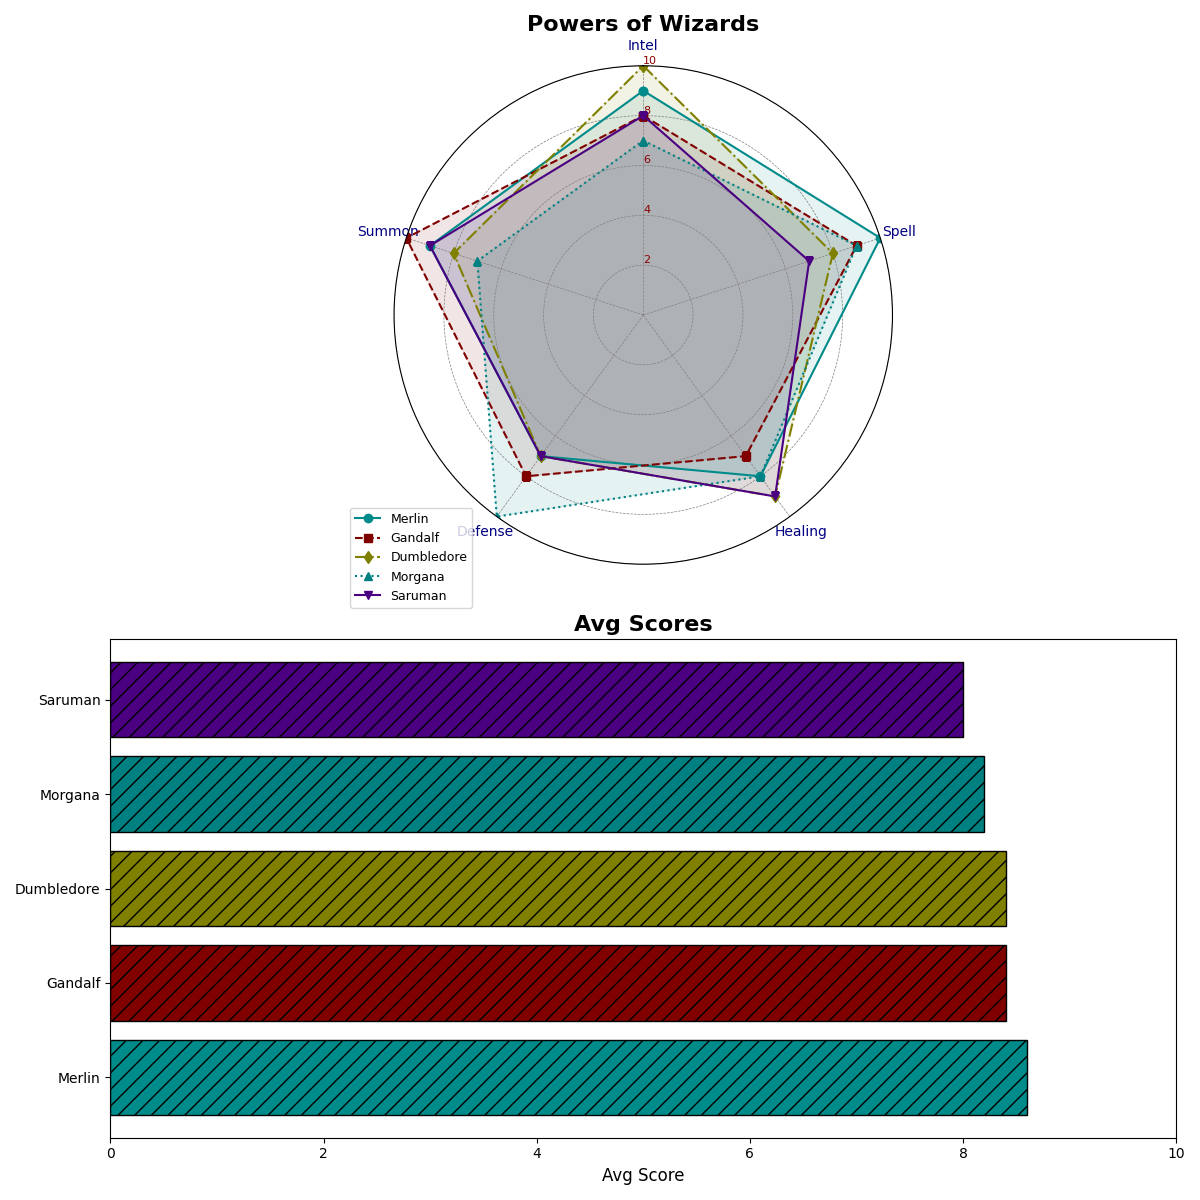

This figure's Python source:
import numpy as np
import matplotlib.pyplot as plt

categories = ['Intel', 'Spell', 'Healing', 'Defense', 'Summon']
num_vars = len(categories)

wizards = {
    'Merlin': [9, 10, 8, 7, 9],
    'Gandalf': [8, 9, 7, 8, 10],
    'Dumbledore': [10, 8, 9, 7, 8],
    'Morgana': [7, 9, 8, 10, 7],
    'Saruman': [8, 7, 9, 7, 9]
}

for wizard in wizards:
    wizards[wizard] += wizards[wizard][:1]

angles = np.linspace(0, 2 * np.pi, num_vars, endpoint=False).tolist()
angles += angles[:1]

fig, axs = plt.subplots(2, 1, figsize=(12, 12), subplot_kw={'polar': True})

ax = axs[0]
ax.set_theta_offset(np.pi / 2)
ax.set_theta_direction(-1)
ax.set_xticks(angles[:-1])
ax.set_xticklabels(categories, color='navy', size=10)
ax.set_rlabel_position(0)
ax.set_yticks([2, 4, 6, 8, 10])
ax.set_yticklabels(["2", "4", "6", "8", "10"], color="darkred", size=8)
ax.set_ylim(0, 10)

colors = ['darkcyan', 'maroon', 'olive', 'teal', 'indigo']
markers = ['o', 's', 'd', '^', 'v']
linestyles = ['-', '--', '-.', ':', '-']

for i, (wizard, score) in enumerate(wizards.items()):
    ax.plot(angles, score, linewidth=1.5, linestyle=linestyles[i], label=wizard, color=colors[i], marker=markers[i])
    ax.fill(angles, score, color=colors[i], alpha=0.1)

ax.set_title("Powers of Wizards", size=16, weight='extra bold')
ax.grid(color='gray', linestyle='--', linewidth=0.5)

fig.delaxes(axs[1])
ax2 = fig.add_subplot(2, 1, 2)

average_scores = {wizard: np.mean(wizards[wizard][:-1]) for wizard in wizards}
ax2.barh(list(average_scores.keys()), list(average_scores.values()), color=colors, edgecolor='black', hatch='//')
ax2.set_xlim(0, 10)
ax2.set_title("Avg Scores", size=16, weight='bold')
ax2.set_xlabel('Avg Score', size=12)
ax2.set_yticklabels(average_scores.keys(), fontsize=10)

ax.legend(loc='lower left', bbox_to_anchor=(-0.1, -0.1), fontsize=9)

plt.tight_layout()
plt.show()
